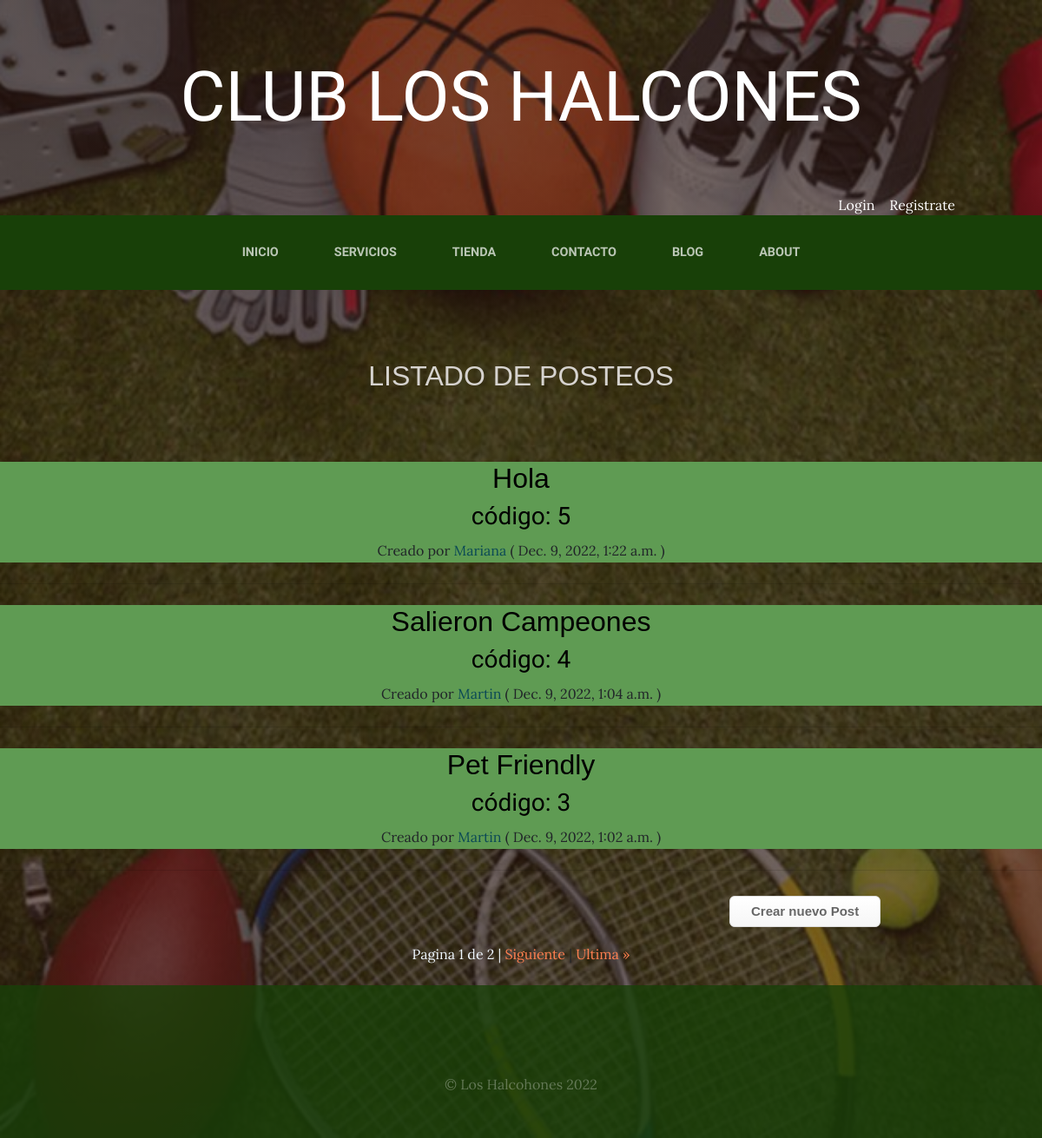
The app's page /page/pages/, older data.
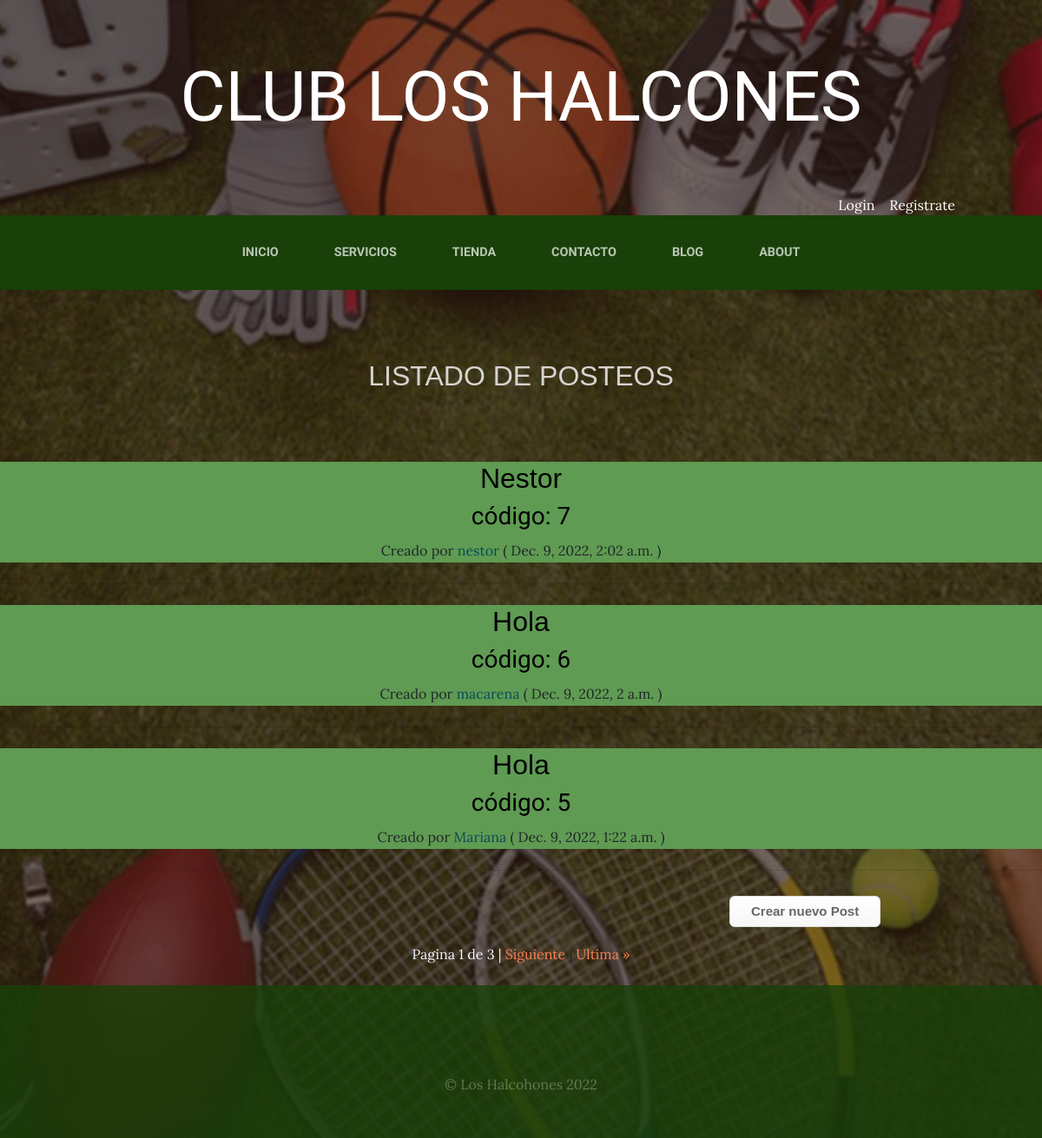
The same page, newer data.
### Pages/models.py (models this page shows, shortened)
class Post(models.Model):
    name = models.CharField(max_length=40, null=False, blank=False)
    code = models.IntegerField(null=False, blank=False)
    description = RichTextField(null=True, blank=True)
    image = models.ImageField(upload_to='Pages', null=True, blank=True)
    owner = models.ForeignKey(User, on_delete=models.CASCADE)
    comments = models.ManyToManyField(
        User, through="Comment", related_name="comments_owned"
    )
    created_at = models.DateTimeField(auto_now_add=True)
    updated_at = models.DateTimeField(auto_now=True)
    class Meta:
        unique_together = (
            "name",
            "code",
        )
        ordering = ["-created_at"]

### Pages/views.py (the view)
# urls.py: path("pages/", views.PostListView.as_view(), name="post-list"),
class PostListView (ListView):
    model = Post
    paginate_by = 3

### Carro/context_processor.py (called while the page is built)
def importe_total_carro(request):
    total=0
    if request.user.is_authenticated:
        for keys, value in request.session['carro'].items():
            total=total+(float(value["precio"]))
    else:
        total="Debes logearte para conocer el total"
    return {"importe_total_carro":total}

### Pages/templates/pages/post_list.html (shortened to what this page needs)
{% extends "App/base.html" %}
{% load static %}
{% block content %}
<header class="masthead" >
    <div class="container position-relative px-4 px-lg-5">
        <div class="row gx-4 gx-lg-5 justify-content-center">
            <div class="col-md-15 col-lg-16 col-xl-14">
                <div class="site-heading">
                    <h1 style=" font-size: xx-large; font-family: 'Franklin Gothic Medium', 'Arial Narrow', Arial, sans-serif; color: rgb(214, 211, 207);">Listado de posteos</h1>
                </div>
            </div>
        </div>
    </div>
</header>
{% for post in post_list %}
    <div style="  text-align: center; background-color:rgb(95, 155, 83);" class="post-preview">
            <a style="color: black;" href="{% url 'pages:post-detail' post.id %}">
                <h2 style=" font-family:'Franklin Gothic Medium', 'Arial Narrow', Arial, sans-serif " ;class="post-title">{{ post.name }}</h2>
                <h3 class="post-subtitle">código: {{ post.code }}</h3>
            </a>
            <p class="post-meta">
             Creado por
                <span style="color: #0b4956;" href="">{{ post.owner.username }}</span>
                ( {{ post.created_at }} )
            </p>
    </div>
    <hr class="my-4" />
{% endfor %}
{% if user.is_authenticated %}
    <a style="text-align: center;" class="button_custom" href="{% url 'pages:post-add' %}">Crear nuevo Post</a>
{% else %}
    <a style="text-align: center;" class="button_custom" href="{% url 'logear' %}">Crear nuevo Post</a>
{% endif %}
{% if is_paginated %}
<div class="container p-4">
    <div class="pagination justify-content-center">
        <span class="step-links">
            {% if page_obj.paginator.num_pages > 1 %}
            <span style="color: aliceblue;" class="current">
                Pagina {{ page_obj.number }} de {{ page_obj.paginator.num_pages }} |
            </span>
            {% endif %}
            {% if page_obj.has_next %}
                <a style="color: coral;" href="?page={{ page_obj.next_page_number }}">Siguiente</a> |
                <a style="color: coral;" href="?page={{ page_obj.paginator.num_pages }}">Ultima &raquo;</a>
            {% endif %}
        </span>
    </div>
</div>
{% endif %}
{% endblock %}

### App/templates/App/base.html (shortened to what this page needs)
<html>
<head>
    {% load static %}
    <link href="{% static 'App/vendor/bootstrap/css/bootstrap.min.css' %}" rel="stylesheet">
    <link href="{% static 'App/css/gestion.css' %}" rel="stylesheet">
</head>
<body>
    <h1 class="site-heading text-center text-white d-none d-lg-block">
        <span class="site-heading-lower">CLUB LOS HALCONES</span>
      </h1>
    <div style="text-align:right; margin-right:100px; color:white ">
    {% if user.is_authenticated %}
    <h6 style="color:rgb(252, 240, 240); text-transform: uppercase;">Logeado,</h1> <h6 style="color:white; text-transform: uppercase;">{{user.username}}</h1> &nbsp;&nbsp; <a href="{% url 'cerrar_sesion' %}" style="color:white">Cerrar sesion</a>
    {% else %}
    <a href="{% url 'logear' %}" style="color:white;"> Login </a> &nbsp;&nbsp; <a href="{% url 'Autenticacion' %}" style="color:white;"> Registrate </a>
    {% endif %}
    </div>
 <nav class="navbar navbar-expand-lg navbar-dark py-lg-4" id="mainNav">
    <div class="container">
      <div class="collapse navbar-collapse" id="navbarResponsive">
        <ul class="navbar-nav mx-auto">
          <li class="nav-item {% if request.path == '/' %} active {% endif %} px-lg-4">
            <a class="nav-link text-uppercase text-expanded" href="{% url 'Home' %}">Inicio</a>
          </li>
          <li class="nav-item {% if request.path == '/servicios/' %} active {% endif %} px-lg-4">
            <a class="nav-link text-uppercase text-expanded" href="{% url 'Servicios' %}">Servicios</a>
          </li>
          <li class="nav-item {% if request.path == '/tienda/' %} active {% endif %} px-lg-4">
            <a class="nav-link text-uppercase text-expanded" href="{% url 'Tienda' %}">Tienda</a>
          </li>
          <li class="nav-item {% if request.path == '/contacto/' %} active {% endif %} px-lg-4">
            <a class="nav-link text-uppercase text-expanded" href="{% url 'Contacto' %}">Contacto</a>
          </li>
          <li class="nav-item {% if request.path|slice:':6' == '/pages/' %} active {% endif %} px-lg-4">
            <a class="nav-link text-uppercase text-expanded" href="{% url 'pages:post-list' %}">Blog</a>
          </li>
          <li class="nav-item {% if request.path == '/about/' %} active {% endif %} px-lg-4">
            <a class="nav-link text-uppercase text-expanded" href="{% url 'About' %}">About</a>
          </li>
        </ul>
      </div>
    </div>
  </nav>
 {% block content %}
{% endblock %}
    <footer class="footer text-faded text-center py-5">
      <div class="container">
        <p class="m-0 mbt">
		</p>
        <p class="m-0 mbt1">&copy; Los Halcohones 2022</p>
      </div>
	</footer>
</body>
</html>

### App/static/App/css/gestion.css (style rules this page uses)
body { font-family: 'Lora'; background: linear-gradient(rgba(47, 23, 15, 0.65), rgba(47, 23, 15, 0.65)), url("../img/bg_main.jpg"); background-attachment: fixed; background-position: center; background-size: cover; }
h1, h2, h3, h4, h5, h6 { font-family: 'Raleway'; }
p { line-height: 1.75; }
.text-faded { color: rgba(255, 255, 255, 0.3); }
.site-heading { margin-top: 5rem; margin-bottom: 5rem; text-transform: uppercase; line-height: 1; font-family: 'Raleway'; }
.site-heading .site-heading-lower { font-size: 5rem; font-weight: 100; line-height: 4rem; }
#mainNav { background-color: rgba(24, 64, 8); font-family: 'Raleway'; }
#mainNav .navbar-nav .nav-item .nav-link { color: rgba(255, 255, 255, 0.7); font-weight: 800; }
@media (min-width: 992px) { #mainNav .navbar-nav .nav-item .nav-link { font-size: 0.9rem; } }
.footer { background-color: rgba(24, 64, 8, 0.8); }
.mbt { padding-top: 2rem; }
.mbt1 { padding-top: 1.25rem; }
.button_custom { position:relative; top:5px; left: 70%; box-shadow:inset 0px 1px 0px 0px #ffffff; background:linear-gradient(to bottom, #ffffff 5%, #f6f6f6 100%); background-color:#ffffff; border-radius:6px; border:1px solid #dcdcdc; display:inline-block; cursor:pointer; color:#666666; font-family:Arial; font-size:15px; font-weight:bold; padding:6px 24px; text-decoration:none; text-shadow:0px 1px 0px #ffffff; }

Row changes from the older to the newer data that the page shows:
no longer on this page (row edited): Post: name "Salieron Campeones", code "4", owner.username "Martin", created_at "Dec. 9, 2022, 1:04 a.m."
no longer on this page (row unchanged): Post: name "Pet Friendly", code "3", owner.username "Martin", created_at "Dec. 9, 2022, 1:02 a.m."
added Post: name "Nestor", code "7", owner.username "nestor", created_at "Dec. 9, 2022, 2:02 a.m."
added Post: name "Hola", code "6", owner.username "macarena", created_at "Dec. 9, 2022, 2 a.m."
Text that changed along with them:
{{ page_obj.paginator.num_pages }}: "2" → "3"
